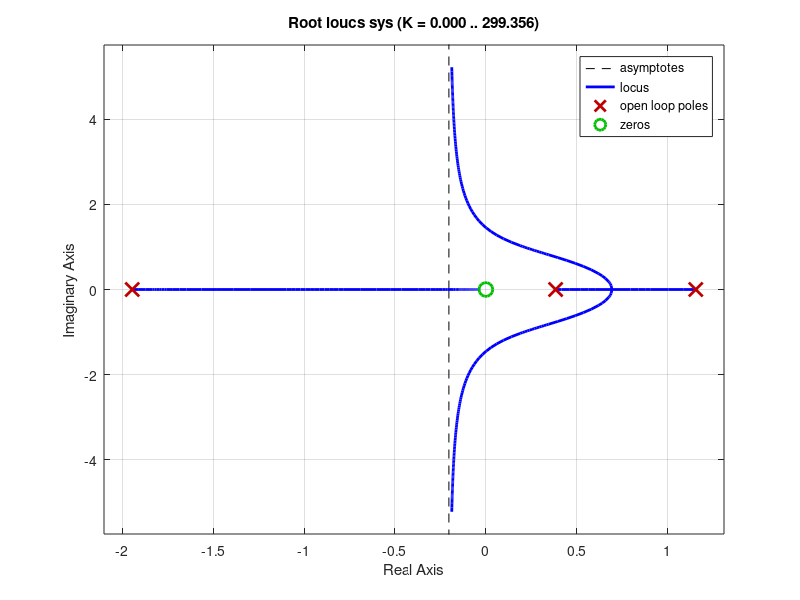

The MATLAB script that drew this image:
% Define the transfer function numerator and denominator coefficients
num = [0.09995 0];              % Numerator coefficients
den = [1, 0.4069, -2.55095, 0.8628];        % Denominator coefficients

% Create the transfer function object
sys = tf(num, den);

% Plot the root locus
rlocus(sys);
